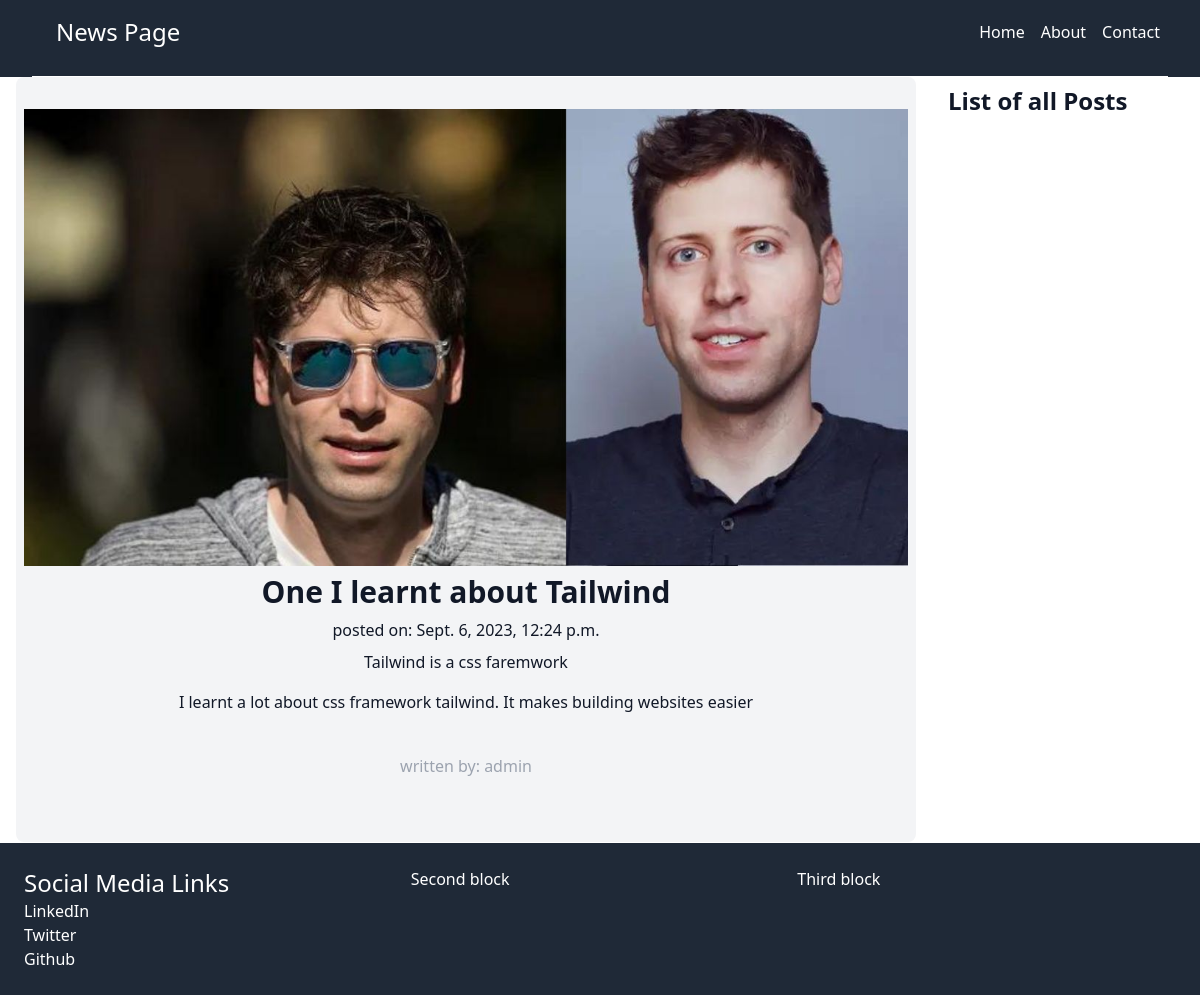
/one-i-learnt-about-tailwind/, run on the app's committed database.
### news/models.py (models this page shows, shortened)
class Post(models.Model):
    title = models.CharField(max_length=250, null=False)
    slug = models.SlugField()
    excerpt = models.CharField(max_length=160, null=True)
    author = models.ForeignKey(User, on_delete=models.CASCADE)
    image = models.ImageField(upload_to='images')
    created_at = models.DateTimeField(auto_now_add=True)
    updated_at = models.DateTimeField(auto_now=True)
    body = models.TextField()
    class Meta:
        ordering = ['-created_at']

### news/views.py (the view)
# urls.py: path('<slug:slug>/', detail, name='detail'),
def detail(request, slug):
    post = get_object_or_404(Post, slug=slug)
    context = {
        'post':post,
    }
    return render(request, 'detail.html', context)

### news/templates/detail.html
{%  extends 'base.html' %}
{% block content %}
 <section class="bg-white text-gray-900 flex" >
    <div class="basis-3/4 mx-4 py-8 text-center bg-gray-100 rounded-lg px-2 " >
        <div>
            <img src="{{post.image.url}}" />
        </div>
        <h1 class="text-3xl font-bold py-2 "> {{post.title}} </h1>
        <p> posted on:  {{post.created_at}} </p>
        <p class="py-2"> {{post.excerpt}} </p>
        <div class="py-2" > {{post.body}} </div>
        <p class="text-gray-400 py-8 "> written by: {{post.author}} </p>
    </div>
    <div class=" text-center" >
        <h2 class="text-2xl font-bold px-4 py-2">List of all Posts</h2>
    </div>
 </section>
{% endblock %}

### data on the page
Post: image (picture), title "One I learnt about Tailwind", created_at "Sept. 6, 2023, 12:24 p.m.", excerpt "Tailwind is a css faremwork", body "I learnt a lot about css framework tailwind. It makes building websites easier", author "admin"
